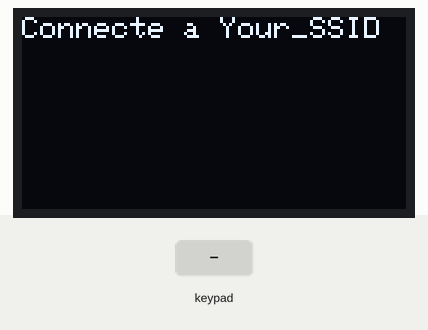
Recording of a sketch running on a simulated ESP32. Parts: 128×64 one-colour display. The inputs (shaded band) are chosen by the test bench. WiFi joins after 1.5 s; servers stay silent unless stated; what the sketch prints to the serial monitor is not drawn.

Above: at 2.2 s.
At 5.3 s:
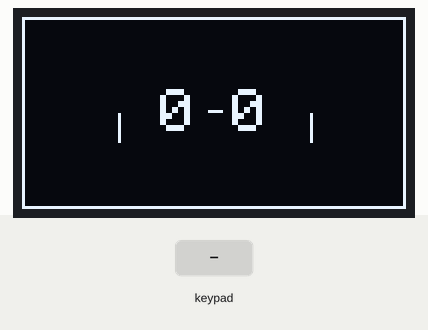
5.4 s: key 'U' pressed
At 5.9 s:
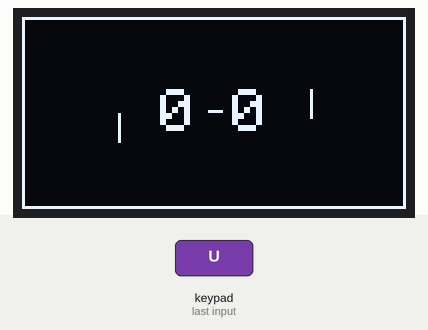
Timing chart, 0 to 8.4 s (numbered marks = the images above; inputs shaded):
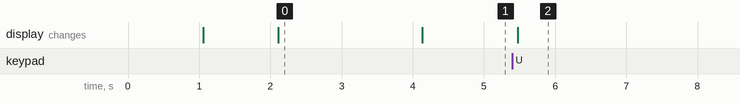

The sketch:

WIFI_client_player2.ino
```cpp
#include <WiFi.h>
#include <WiFiUdp.h>
#include <Wire.h>
#include <Adafruit_GFX.h>
#include <Adafruit_SSD1306.h>
#include <Keypad.h>
#include <SPI.h>
// Configuration de la connexion au serveur
const char* serverIP = "172.20.10.11"; // Adresse IP du serveur ESP32

const char *ssid = "Your_SSID";
const char *password = "Your_Password";
WiFiUDP udp;
unsigned int localPort = 9999;

// Paramètres OLED
#define SCREEN_WIDTH 128
#define SCREEN_HEIGHT 64
#define SDA_PIN 5
#define SCL_PIN 6
#define OLED_RESET -1
// Création de l'affichage OLED
Adafruit_SSD1306 display(SCREEN_WIDTH, SCREEN_HEIGHT, &Wire, OLED_RESET);

void drawCourt();
// Paramètres du clavier
#define O_1 20
#define O_2 10
#define O_3 0
#define I_1 7
#define I_2 8
#define I_3 9
const byte ROWS = 3;
const byte COLS = 3;
byte rowPins[ROWS] = {O_1, O_2, O_3};
byte colPins[COLS] = {I_1, I_2, I_3};
char keys[ROWS][COLS] = {
  {'U', 'L', 'D'},
  {'R', 'S', 'A'},
  {'B', 'X', 'Y'}
};
Keypad keypad = Keypad(makeKeymap(keys), rowPins, colPins, ROWS, COLS);

int ScorePlayer1 = 0;
int ScorePlayer2 = 0;

// Positions et mouvements des joueurs et de la balle
int client_player2_X = 3 * SCREEN_WIDTH / 4;
int client_player2_Y = SCREEN_HEIGHT / 2;

int server_player1_Y = SCREEN_HEIGHT / 2; // Position du joueur serveur
int server_player1_X = SCREEN_WIDTH / 4; // Position du joueur serveur

int paddle_size = 10;
int deltaX = 0;
int deltaY = 0;
uint8_t vitesse_delta = 8;

uint8_t ball_x = 64, ball_y = 32;

// Initialisation
void setup() {
  Serial.begin(115200);

  Wire.begin(SDA_PIN, SCL_PIN);
  display.begin(SSD1306_SWITCHCAPVCC, 0x3C);
  display.clearDisplay();
  display.setTextSize(1);
  display.setTextColor(SSD1306_WHITE);
  display.setCursor(0,0);

  // Connexion au réseau WiFi
  connectToWiFi();
}

// Boucle principale
char memKey = '_';
void loop() {
  char key = keypad.getKey();
  processKeypadInput(key);
  communicateWithServer();
  updateDisplay();
  delay(40);
}

// Connexion au réseau WiFi
void connectToWiFi() {
  WiFi.begin(ssid, password);
  while (WiFi.status() != WL_CONNECTED) {
    delay(1000);
    display.clearDisplay();
    display.setCursor(0,0);
    display.print("Connexion WiFi...");
    display.display();
  }
  display.clearDisplay();
  display.setCursor(0,0);
  display.print("Connecte a ");
  display.println(ssid);
  display.display();
  delay(2000);
}


// Traitement des entrées du clavier
void processKeypadInput(char key) {
  if (key) {
    switch (key) {
      case 'U': deltaY = -1 * vitesse_delta; deltaX = 0; break;
      case 'D': deltaY = 1 * vitesse_delta; deltaX = 0; break;
      default: deltaX = 0; deltaY = 0; break;
    }
    client_player2_Y = constrain(client_player2_Y + deltaY, 1, SCREEN_HEIGHT - paddle_size);
  }
}

// Communication avec le serveur
void communicateWithServer() {
  int num_paquet = 0;
  num_paquet += 1;
  if (WiFi.status() == WL_CONNECTED) {
    String message = String(client_player2_Y) + "; num paquet : "+ num_paquet + "\n";
    udp.beginPacket(serverIP, 9999);
    udp.print(message);
    udp.endPacket();

    int packetSize = udp.parsePacket();
    Serial.println(udp.remoteIP());
    Serial.println(packetSize);
    if (packetSize) {
      char packetData[packetSize + 1];
      udp.read(packetData, packetSize);
      packetData[packetSize] = '\0';

      String receivedData(packetData);
      Serial.println(receivedData);

      // Traitement des données reçues du serveur
      int pos = receivedData.indexOf(";");
      if (pos != -1) {
        String new_server_player1_Y = receivedData.substring(0, pos);
        server_player1_Y = new_server_player1_Y.toInt();
        receivedData = receivedData.substring(pos + 1);

        pos = receivedData.indexOf(";");
        String new_ball_Y = receivedData.substring(0, pos); // Extraction de la position de la balle en Y
        ball_y = new_ball_Y.toInt();
        receivedData = receivedData.substring(pos + 1);

        pos = receivedData.indexOf(";");
        String new_ball_X = receivedData.substring(0, pos); // Extraction de la position de la balle en X
        ball_x = new_ball_X.toInt();
        receivedData = receivedData.substring(pos + 1);

        pos = receivedData.indexOf(";");
        String new_ScorePlayer1 = receivedData.substring(0, pos); //extraction score player1
        ScorePlayer1 = new_ScorePlayer1.toInt();
        receivedData = receivedData.substring(pos + 1);

        pos = receivedData.indexOf(";");
        String new_ScorePlayer2 = receivedData.substring(0, pos); //extraction score player1
        ScorePlayer2 = new_ScorePlayer2.toInt();
      }
    }
  }
}


// Mise à jour de l'affichage
void updateDisplay() {
  display.clearDisplay();
  display.drawFastVLine(server_player1_X, server_player1_Y, paddle_size, SSD1306_WHITE);
  display.drawFastVLine(client_player2_X, client_player2_Y, paddle_size, SSD1306_WHITE);
  display.drawPixel(ball_y, ball_x, WHITE);
  drawCourt();
  displayScore();
  display.display();
}
void drawCourt() {
    display.drawRect(0, 0, 128, 64, WHITE);
}

void displayScore() {
  // Affichage du score au milieu de l'écran
  display.setTextSize(2);
  display.setCursor(SCREEN_WIDTH / 2 - 18, SCREEN_HEIGHT / 2 - 8);
  display.setTextColor(SSD1306_WHITE);
  display.print(ScorePlayer1);

  // Affichage de la barre "-" entre les scores
  display.setTextSize(1);
  display.setCursor(SCREEN_WIDTH / 2 - 2, SCREEN_HEIGHT / 2 - 4);
  display.setTextColor(SSD1306_WHITE);
  display.print("-");

  display.setTextSize(2);
  display.setCursor(SCREEN_WIDTH / 2 + 6, SCREEN_HEIGHT / 2 - 8);
  display.print(ScorePlayer2);
}
```

Measured:
- after the input at 5.4 s, the display: changes after 0.07 s (image 2)
- what the display in image 0 shows lasts 2.0 s, from 2.1 s to 4.1 s
